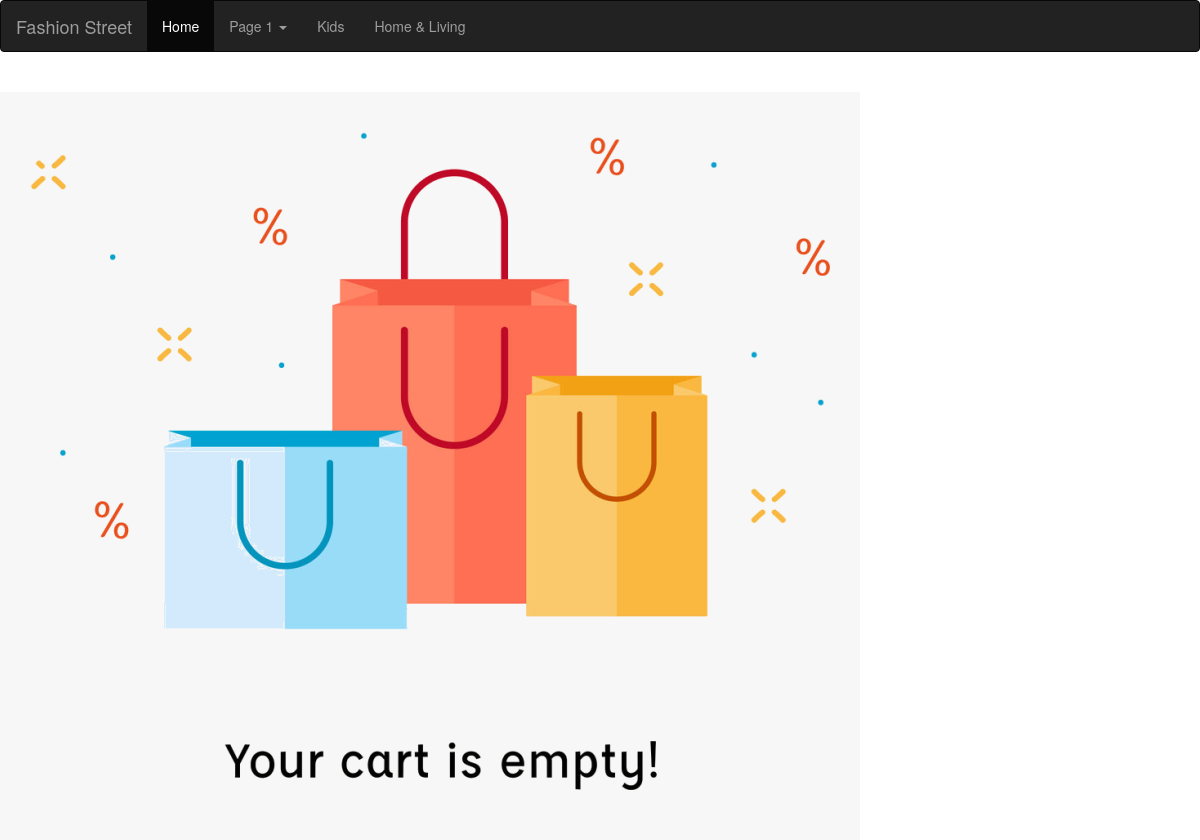
The app's page /shop/showCart/, older data.
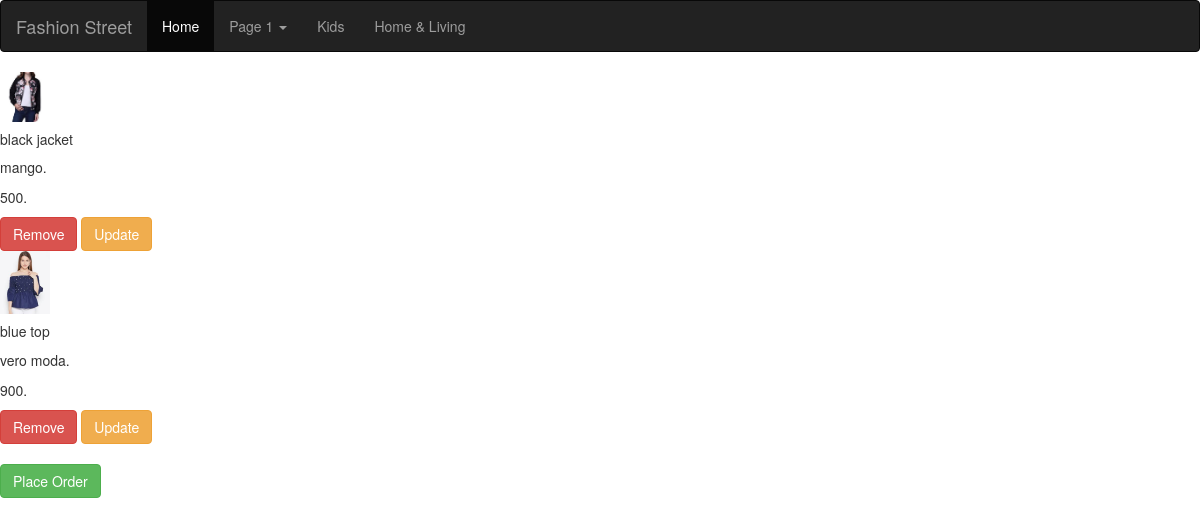
The same page, newer data.
### e_commerce/models.py (models this page shows)
class cartItem(models.Model):
    user_id=models.CharField(max_length=200, null=True)
    id = models.SmallIntegerField(primary_key=True)
    name = models.CharField(max_length=200, null=True)
    brand = models.CharField(max_length=200, null=True)
    price = models.SmallIntegerField()
    size = models.CharField(choices=sizes, max_length=20, default=sizes[0][0])
    img = models.ImageField(null=True)
    units=models.SmallIntegerField()
    ordered=models.BooleanField(default=False)
    removed=models.BooleanField(default=False)
    status=models.CharField(max_length=200, null=True)

### e_commerce/views.py (the view)
# urls.py: path("shop/showCart/",views.showCart,name='cart')]
def showCart(request):
    not_empty=False
    current_user = request.user
    cartItems=cartItem.objects.filter(user_id=current_user.username).filter(ordered=True,removed=False)
    count=cartItems.count()
    if count>0:
        not_empty=True
    return render(request, 'e_commerce/cart.html', {'products':cartItems,'empty':not_empty})

### e_commerce/templates/e_commerce/cart.html (shortened to what this page needs)
{% load static %}
<!DOCTYPE html>
<html lang="en">
<head>
<link rel="stylesheet" href="https://maxcdn.bootstrapcdn.com/bootstrap/3.4.1/css/bootstrap.min.css">
</head>
<body>
<nav class="navbar navbar-inverse">
  <div class="container-fluid">
    <div class="navbar-header">
      <a class="navbar-brand" href="#">Fashion Street</a>
    </div>
    <ul class="nav navbar-nav">
      <li class="active"><a href="#">Home</a></li>
      <li class="dropdown">
        <a class="dropdown-toggle" data-toggle="dropdown" href="#">Page 1
        <span class="caret"></span></a>
      </li>
      <li><a href="#">Kids</a></li>
      <li><a href="#">Home & Living</a></li>
    </ul>
  </div>
</nav>
<form method="POST" action="">
{% for item in products %}
    <div class="card">
  <img class="card-img-top" src="{{item.img.url}}" alt="Card image cap" width="50",height="50">
  <div class="card-body">
    <h5 class="card-title">{{item.name}}</h5>
    <p class="card-text">{{item.brand}}.</p>
      <p class="card-text">{{item.price}}.</p>
      <a href="{% url 'remove' item.id %}" class="btn btn-danger">Remove</a>
      <a href="{% url 'update' item.id %}" class="btn btn-warning">Update</a>
  </div>
</div>
{% endfor %}
      <br>
  {% if empty %}
      <a href="{% url 'bill'  %}" class="btn btn-success">Place Order</a>
  {% else %}
     <img src="{% static 'e_commerce/empty_cart.png' %}" alt="My image">
  {% endif %}
</form>
</body>
</html>

Row changes from the older to the newer data that the page shows:
now on this page (row edited): cartItem: img (picture), name "black jacket", brand "mango", price "500"
now on this page (row edited): cartItem: img (picture), name "blue top", brand "vero moda", price "900"
Text that changed along with them:
text now shown: "Place Order"
